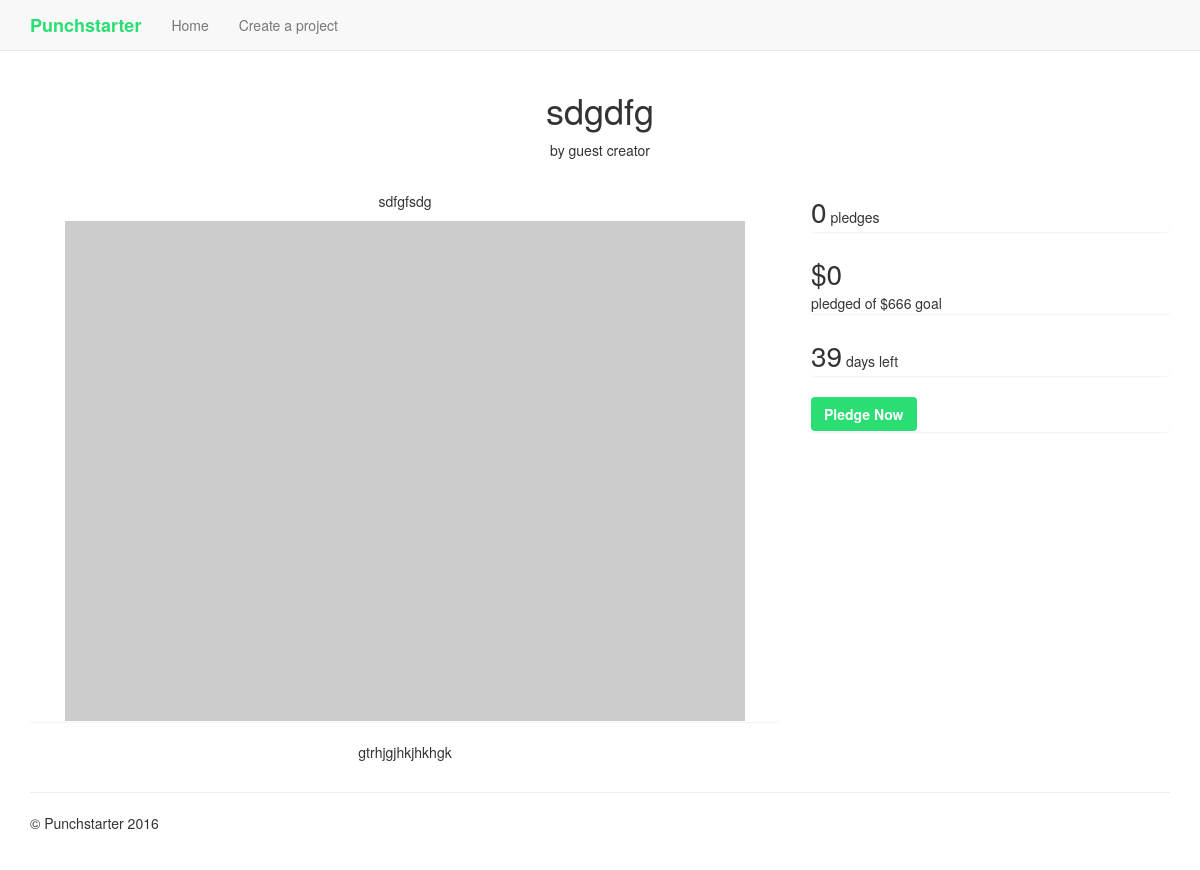
/projects/1/, run on the app's committed database.
### punchstarter/models.py (models this page shows)
class Project(db.Model):
    id = db.Column(db.Integer, primary_key=True)
    member_id = db.Column(db.Integer, db.ForeignKey('member.id'), nullable=False)
    name = db.Column(db.String(100))
    short_description = db.Column(db.Text)
    long_description = db.Column(db.Text)
    goal_amount = db.Column(db.Integer)
    time_start = db.Column(db.DateTime)
    time_end = db.Column(db.DateTime)
    time_created = db.Column(db.DateTime)
    pledges = db.relationship('Pledge', backref='project', foreign_keys='Pledge.project_id')
    @property
    def num_pledges(self):
        return len(self.pledges)
    @property
    def total_pledges(self):
        total_pledges = db.session.query(func.sum(Pledge.amount)).filter(Pledge.project_id==self.id).one()[0]
        if not total_pledges:
            total_pledges = 0
        return total_pledges
    @property
    def num_days_left(self):
        now = datetime.datetime.now()
        num_days_left = (self.time_end - now).days
        return num_days_left

class Member(db.Model):
    id = db.Column(db.Integer, primary_key=True)
    first_name = db.Column(db.String(100))
    last_name = db.Column(db.String(100))
    project = db.relationship('Project', backref='creator')
    pledges = db.relationship('Pledge', backref='pledgor', foreign_keys='Pledge.member_id')

### punchstarter/__init__.py (the view)
@app.route('/projects/<int:project_id>/')
def project_detail(project_id):
    project = db.session.query(Project).get(project_id)
    if not project:
        abort(404)
    return render_template('project_detail.html', project=project)

### punchstarter/templates/project_detail.html (shortened to what this page needs)
{% extends "base.html" %}
{% set active_page = "project_detail" %}
{% block content %}
<div class="row">
    <div class="col-sm-12">
        <h1 class="text-center"> {{ project.name }}</h1>
        <div class="text-center"> by {{ project.creator.first_name }} {{project.creator.last_name}}</div>
    </div>
</div>
<div class="col-xs-12" style="height: 30px;"></div>
<div class="row">
    <div class="col-sm-8">
        <div class="panel">
            <p class="text-center">{{ project.short_description }}</p>
            <img class="img-responsive center-block" src="http://placehold.it/680x500" width="680" height="500">
        </div>
        <div>
            <p class="text-center">{{ project.long_description }}</p>
        </div>
    </div>
    <div class="col-sm-4">
        <div class="panel">
            <span class="project-vitals">{{ project.num_pledges }}</span> pledges
        </div>
        <div class="panel">
            <span class="project-vitals">${{ project.total_pledges }}</span> <br/> pledged of ${{ project.goal_amount }} goal
        </div>
        <div class="panel">
            <span class="project-vitals">{{ project.num_days_left }}</span> days left
        </div>
        <div class="panel">
            <a href="{{ url_for('pledge', project_id=project.id) }}" class="btn btn-punchstarter">Pledge Now</a>
        </div>
    </div>
</div>
{% endblock content%}

### punchstarter/static/theme.css (style rules this page uses)
body { padding-top: 70px; padding-bottom: 30px; }
.project-vitals { font-size:2em; }
.btn-punchstarter { background-color: #2bde73; color: #FFF; font-weight: bold; }
a { color: #2bde73; }

### data on the page
Project: name "sdgdfg", short_description "sdfgfsdg", long_description "gtrhjgjhkjhkhgk", goal_amount "666", num_days_left "39"
Member: creator.first_name "guest", creator.last_name "creator"

### other printed values
{{ project.num_pledges }} "0"
{{ project.total_pledges }} "0"
